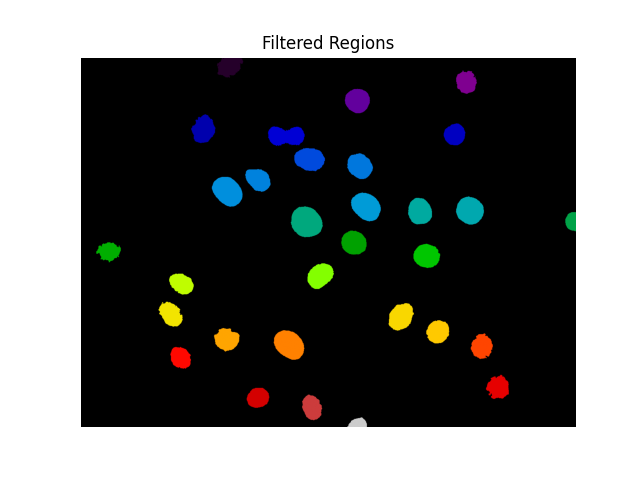
#> input picture output/test_masking/Figure_1.png, 640 x 480 px
$ python masking.py
#> lines starting #> are read from the running program, lines starting #| are printed output that depends on the picture; after the words box and inside, x2 and y2 are one past the last pixel; in counts of white or black regions, pixels touching at a corner belong together
#Packages to import

import numpy as np
import cv2
from PIL import Image
import matplotlib.pyplot as plt

'''Can be deleted CV2 is not used in this code anymore'''
#image = cv2.imread("./output/test_masking/Figure_1.png", cv2.IMREAD_ANYCOLOR)
#cv2.imshow("Original", image)


im = Image.open('./output/test_masking/Figure_1.png').convert("RGBA")
#> im is the input picture: PIL image 640x480 RGBA; mean R, G, B, A 107.2, 108.4, 107.4, 255
pix = im.load()
#get size of image
width, height = (im.size)
#> width = 640; height = 480
#print (pix[309,214])  # Get the RGBA Value of the a pixel of an image

#convert image to array
image_array = np.array(im)

plt.imshow(image_array)
plt.show()

#create the empty mask
mask = np.zeros((height, width), dtype="uint8")

#iterate through the image to check pixl color value;
for y in range(height):
    for x in range(width):
        r, g, b, o = pix[x,y] #unpack the pixl
        if (r, g, b) == (0, 0, 0) or (r, g, b) == (255, 255, 255) or (r, g, b) == (95, 95, 95):  #Check if the pixel is white (border) or black (background)
            mask[y, x] = 0
        else: mask[y,x]=255
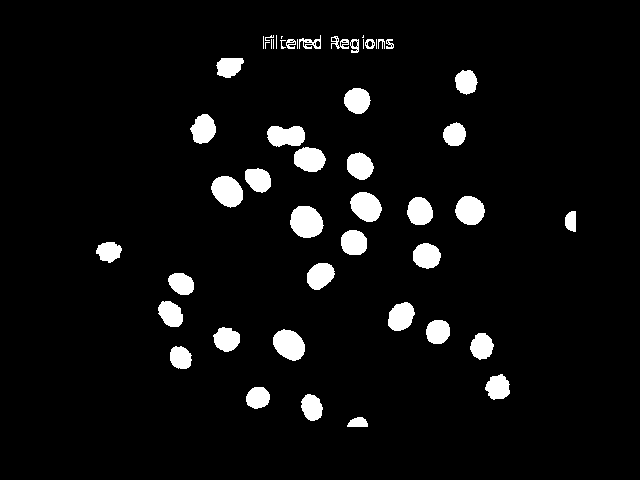
#> mask: shape (480, 640); 5.5% white; 50 white regions (10 under 20 px), largest, box (x1, y1, x2, y2) and area: (290, 206, 324, 238) 841, (211, 176, 243, 208) 750, (273, 329, 305, 361) 748

#Plot Mask without Image underneath
plt.imshow(mask, cmap='gray')
plt.title("Mask without image")
plt.axis('off')
plt.show()


# Check if mask is boolean for masking
mask_bool = mask == 255

# Create a masked version
masked = np.zeros_like(image_array)
masked[mask_bool] = image_array[mask_bool]
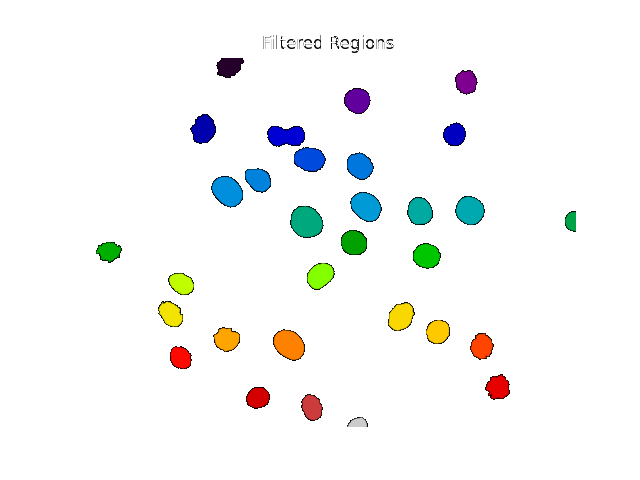
#> masked: shape (480, 640, 4); mean R, G, B, A 4.6, 5.7, 4.7, 13.9; transparent parts drawn white

# Show Mask on Image
plt.imshow(masked)
plt.title("Masked Image")
plt.axis('off')
plt.show()
